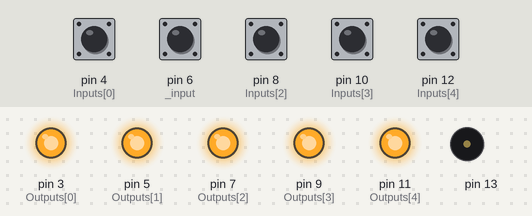
Simulated run of this sketch. Board: Arduino Uno, built with avr-gcc and run on an emulated ATmega328P. Shown: output pins drawn as LEDs (lit = HIGH), buzzer (waves = sounding). Inputs (shaded band) come from the test bench; at power-on: pin 4 (Inputs[0]), pin 6 (_input), pin 8 (Inputs[2]), pin 10 (Inputs[3]), pin 12 (Inputs[4]) HIGH.

Above: at 1.2 s.
1.3 s: pin 4 (Inputs[0]) pulled LOW for 0.15 s
At 1.38 s:
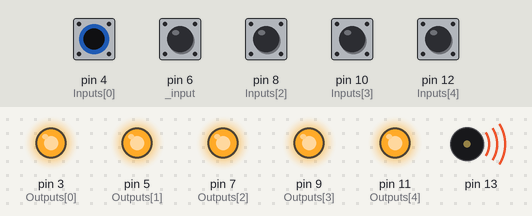
Timing chart, 0 to 4.3 s (numbered marks = the images above; inputs shaded):
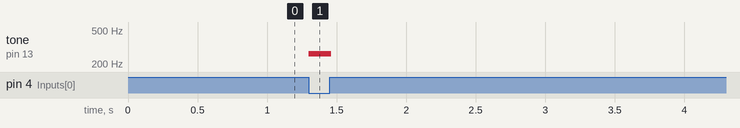

Measured:
- after the input at 1.3 s, tone on pin 13: silent → 262 Hz at once, → silent 0.16 s later

The sketch:

PianoPlayer.ino
```cpp
// Object like structure
// I know that objects take linking and loading with .h and .ccp
// but for the sake of practice with normal object conventions
// I am going to write my object structure and main method in this one file
// forgive me, I know I have sinned


// Create a Piano Object
// where user just has to specifiy what key number to play
// and the code will produce the sound
// can also change keys and their frequencies
// and the input
class PianoPlayer {
  private:
    const int _keyNumber; // how many keys there are
    int _keys[100]; // actual keys, shhhh don't tell them its a fixed size
    int _input; // what pin is producing the frequency
    const int MIN_FREQUENCY; // Lowest possible frequency

  public:

    // Constructor
    // assumes that the frequencies have at least as many elements
    // as denoted in keyNumbers
    // if a frequency is below min, sets to min
    // assumes the pin is a valid pin, if not sets to 6
    // if keyNumbers is negative, set it to zero
    PianoPlayer(int keyNumbers, int frequencies[], int input) :
      _keyNumber(max(keyNumbers, 0)) {
      for (int i = 0; i < _keyNumber; i++) {
        _keys[i] = max(MIN_FREQUENCY, frequencies[i]);
      }
      if ( input < 1 || input > 13) {
        _input = 6;
      } else {
        _input = input;
      }
      pinMode(_input, OUTPUT); // weird naming? should I change it?
    }

    // Getter, plays tone from key number played
    // assumes keynumber is valid, and tone is valid to play
    // returns the as an int the frequency played
    // if key is not available, returns -1
    // like all good computer scientists, we index at zero
    int play(int keyNumber) {
      return playDuration(keyNumber, 10);
    }

    // returns true if this note is in the Piano
    // false if not
    bool hasTone(int note) {
      for (int i = 0; i < _keyNumber; i++) {
        if (_keys[i] == note) {
          return true;
        }
      }
      return false;
    }

    // Mutator, changes the frequency at given keyNumber,
    // if index is not possible (as in keyNumber is not in amount of keys)
    // OR if the frequency is not possible (lower than min of 31 Hz)
    // returns -1
    // else returns old value
    int toneChange(int keyNumber, int note) {
      if (_keyNumber <= keyNumber || note < MIN_FREQUENCY) {
        return -1;
      } else {
        int oldNote = _keys[keyNumber];
        _keys[keyNumber] = note;
        return oldNote;
      }
    }

    // Getter, plays tone for a specific amount of time
    // once again keyNumber must be valid or just returns -1
    // returns what frequency is played
    // if duration is negative also just returns -1
    int playDuration(int keyNumber, int duration) {
      if (duration < 0 || keyNumber < 0 || keyNumber > _keyNumber) {
        return -1;
      } else {
        tone(_input, _keys[keyNumber], duration);
        return _keys[keyNumber];
      }
    }

    // setter, just changes input
    // input must be valid between 0-13 will return -1 if not valid
    // else returns old input
    int changeInputz(int input) {
      if (input < 0 || input > 13) {
        return -1;
      } else {
        int oldInput = _input;
        _input = input;
        return oldInput;
      }
    }
};


// ok here is just a set up of my object
int tones[] = {262, 294, 330, 350, 392}; // make the initial tone array
PianoPlayer Player = PianoPlayer(5, tones, 13);
const int Outputs[] = {3, 5, 7, 9, 11}; // output pins
const int Inputs[] = {4, 6, 8, 10, 12}; // input pins
unsigned long TimeDelay[] = {0, 0, 0, 0, 0}; // this is used to determine rebounce
int CurrentStates[] = {HIGH, HIGH, HIGH, HIGH, HIGH}; // current states of button

void setup() {
  for (int i = 0; i < 5; i++) {
    pinMode(Outputs[i], OUTPUT);
    digitalWrite(Outputs[i], HIGH);
    pinMode(Inputs[i], INPUT_PULLUP);
  }
  Serial.begin(9600);

}

void loop() {
  // put your main code here, to run repeatedly:
  pressingKey();

}

// cycles through to see which button if any you are pressing,
// and plays noted key
void pressingKey() {
  for (int i = 0; i < 5; i++) {
    debouncedCheck(i);
    if (CurrentStates[i] == LOW) {
      Player.play(i);
      break;
    }
  }
}

// similar to pressingKey, just for extended period of time
void holdingKey(int duration) {
  for (int i = 0; i < 5; i++) {
    debouncedCheck(i);
    if (CurrentStates[i] == LOW) {
      Player.playDuration(i, duration);
      break;
    }
  }
}
// for debouncing
// checks to see if button is pressed again
// only changes state if alloted amount of time passes
void debouncedCheck(int button) {
  unsigned long timeDifference = millis() - TimeDelay[button];
  int readValue = digitalRead(Inputs[button]);
  if (timeDifference > 50 && readValue != CurrentStates[button]) {
    CurrentStates[button] = readValue;
    TimeDelay[button] = millis();
  }
}
```
